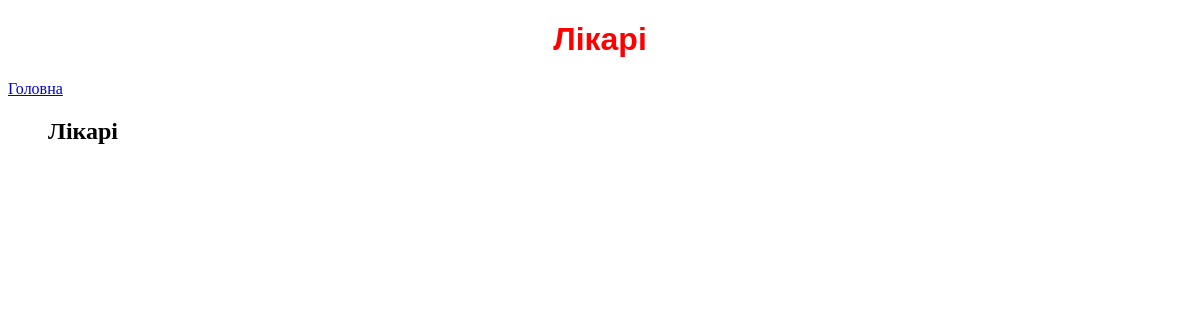
The page /doc/ on the database as committed earlier.
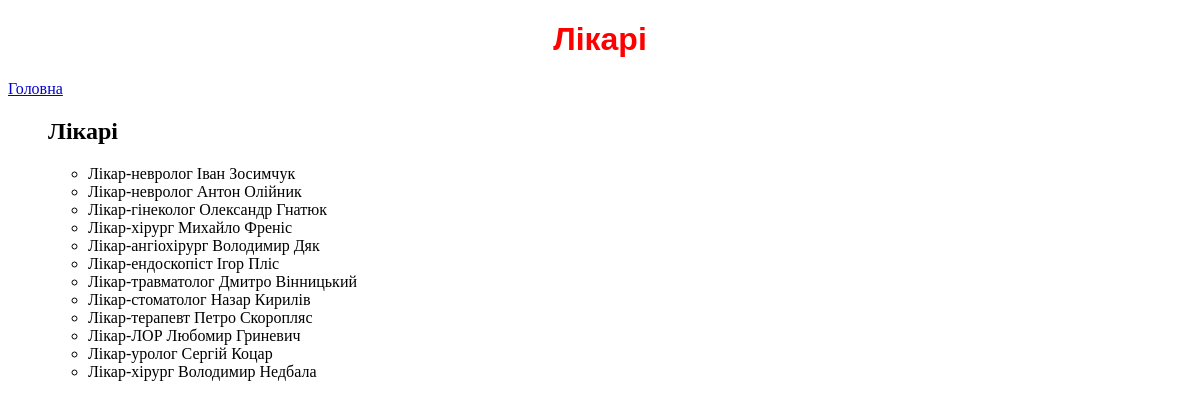
The same page on the database as committed later.
### doc/models.py (models this page shows, shortened)
class doctor(models.Model):
    last_name = models.CharField(max_length=34)
    name = models.CharField(max_length=34)
    father = models.CharField(max_length=50)
    spec = models.ForeignKey(sp, on_delete=models.CASCADE)
    models.CharField(max_length=50)

class sp(models.Model):
    code = models.CharField(max_length=3)
    cpecializations = models.CharField(max_length=64)
    def __str__(self):
        return f"Лікар-{self.cpecializations}"

### doc/views.py (the view)
# urls.py: path("", views.index, name="index"),
def index(request):
    return render(request, "doc/index.html", {
        "doctor": doctor.objects.all()
    })

### doc/templates/doc/index.html
{% extends "doctors/layout.html" %}
{% block bodydoc %}
   <h1>Лікарі</h1>
      <p><a href="{% url 'info:index' %}">Головна</a></p>
      <ul>
         <h2>Лікарі</h2>
         <ul>
            {% for doctor in doctor %}
            <li>{{ doctor.spec }} {{ doctor.name }} {{ doctor.last_name }}</li>
            {% endfor %}
        </ul>
     </ul>
     {% endblock %}

### doc/templates/doctors/layout.html (shortened to what this page needs)
{% load static %}
<!DOCTYPE html>
<html lang="UA">
<head>
   <link href="{% static 'cssdoc/styles.css' %}" rel="stylesheet">
</head>
<body>
   {% block bodydoc %}
   {% endblock %}
</body>
</html>

### doc/static/cssdoc/styles.css (style rules this page uses)
a { color: mediumblue; }
h1 { font-family: sans-serif; font-size: 90; text-align: center; color: red; }

Rows that differ between the two databases and show on the page:
added doctor: spec "Лікар-невролог", name "Іван", last_name "Зосимчук"
added doctor: spec "Лікар-невролог", name "Антон", last_name "Олійник"
added doctor: spec "Лікар-гінеколог", name "Олександр", last_name "Гнатюк"
added doctor: spec "Лікар-хірург", name "Михайло", last_name "Френіс"
added doctor: spec "Лікар-ангіохірург", name "Володимир", last_name "Дяк"
added doctor: spec "Лікар-ендоскопіст", name "Ігор", last_name "Пліс"
added doctor: spec "Лікар-травматолог", name "Дмитро", last_name "Вінницький"
added doctor: spec "Лікар-стоматолог", name "Назар", last_name "Кирилів"
added doctor: spec "Лікар-терапевт", name "Петро", last_name "Скоропляс"
added doctor: spec "Лікар-ЛОР", name "Любомир", last_name "Гриневич"
added doctor: spec "Лікар-уролог", name "Сергій", last_name "Коцар"
added doctor: spec "Лікар-хірург", name "Володимир", last_name "Недбала"
